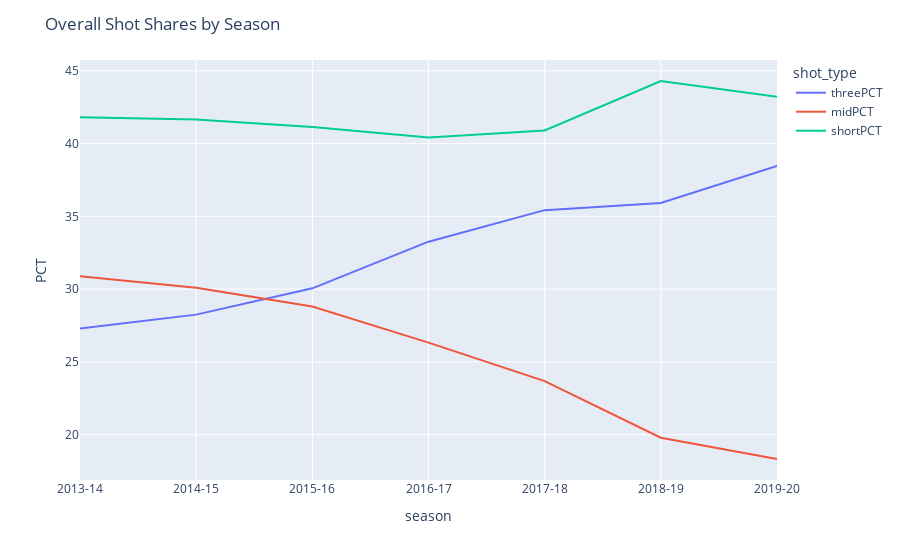

This figure's notebook cell:
### Code cell
plot_shot_share(player_df, 'overall')

### Figure 1 — Plotly figure (JSON) as saved in the notebook; plotly's stock layout.template omitted (floating-point values rounded to 4 significant figures)
{"data": [{"hovertemplate": "shot_type=threePCT<br>season=%{x}<br>PCT=%{y}<extra></extra>", "legendgroup": "threePCT", "line": {"color": "#636efa", "dash": "solid"}, "mode": "lines", "name": "threePCT", "orientation": "v", "showlegend": true, "type": "scatter", "x": ["2013-14", "2014-15", "2015-16", "2016-17", "2017-18", "2018-19", "2019-20"], "xaxis": "x", "y": [27.29, 28.25, 30.05, 33.26, 35.42, 35.92, 38.46], "yaxis": "y"}, {"hovertemplate": "shot_type=midPCT<br>season=%{x}<br>PCT=%{y}<extra></extra>", "legendgroup": "midPCT", "line": {"color": "#EF553B", "dash": "solid"}, "mode": "lines", "name": "midPCT", "orientation": "v", "showlegend": true, "type": "scatter", "x": ["2013-14", "2014-15", "2015-16", "2016-17", "2017-18", "2018-19", "2019-20"], "xaxis": "x", "y": [30.89, 30.1, 28.8, 26.32, 23.68, 19.79, 18.33], "yaxis": "y"}, {"hovertemplate": "shot_type=shortPCT<br>season=%{x}<br>PCT=%{y}<extra></extra>", "legendgroup": "shortPCT", "line": {"color": "#00cc96", "dash": "solid"}, "mode": "lines", "name": "shortPCT", "orientation": "v", "showlegend": true, "type": "scatter", "x": ["2013-14", "2014-15", "2015-16", "2016-17", "2017-18", "2018-19", "2019-20"], "xaxis": "x", "y": [41.81, 41.65, 41.14, 40.42, 40.89, 44.3, 43.21], "yaxis": "y"}], "layout": {"legend": {"title": {"text": "shot_type"}, "tracegroupgap": 0}, "margin": {"t": 60}, "title": {"text": "Overall Shot Shares by Season"}, "xaxis": {"anchor": "y", "domain": [0, 1], "title": {"text": "season"}}, "yaxis": {"anchor": "x", "domain": [0, 1], "title": {"text": "PCT"}}}}
